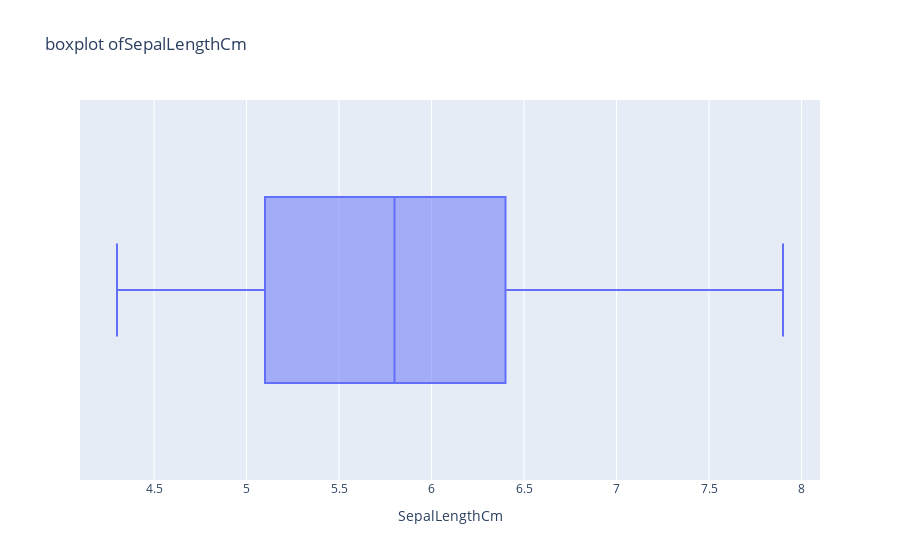
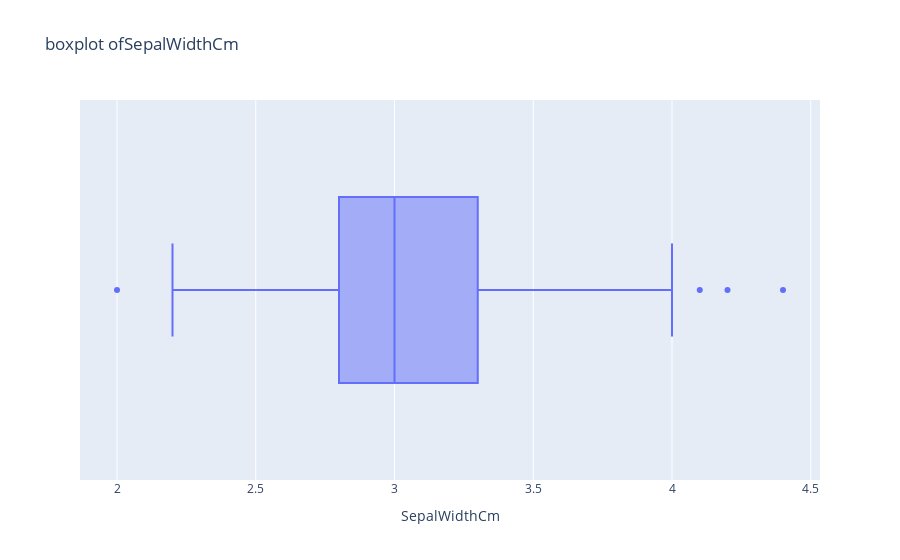
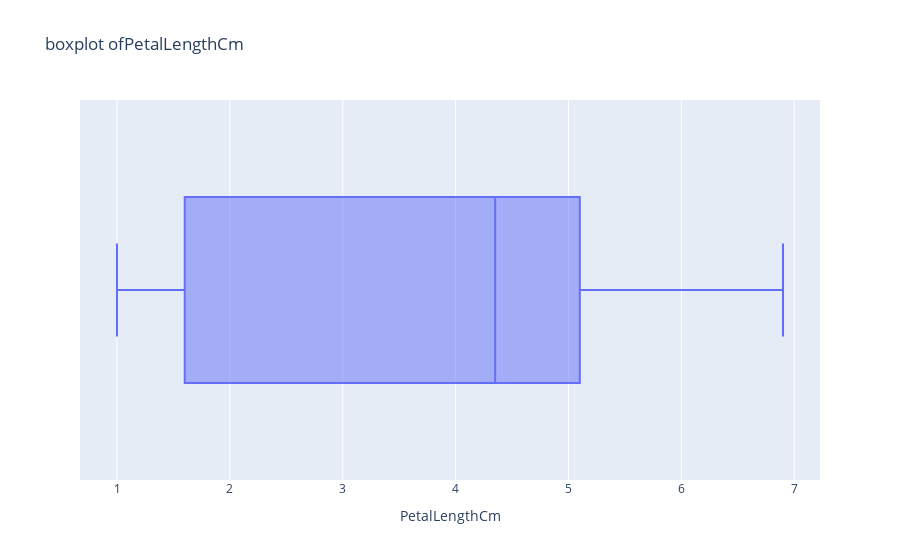
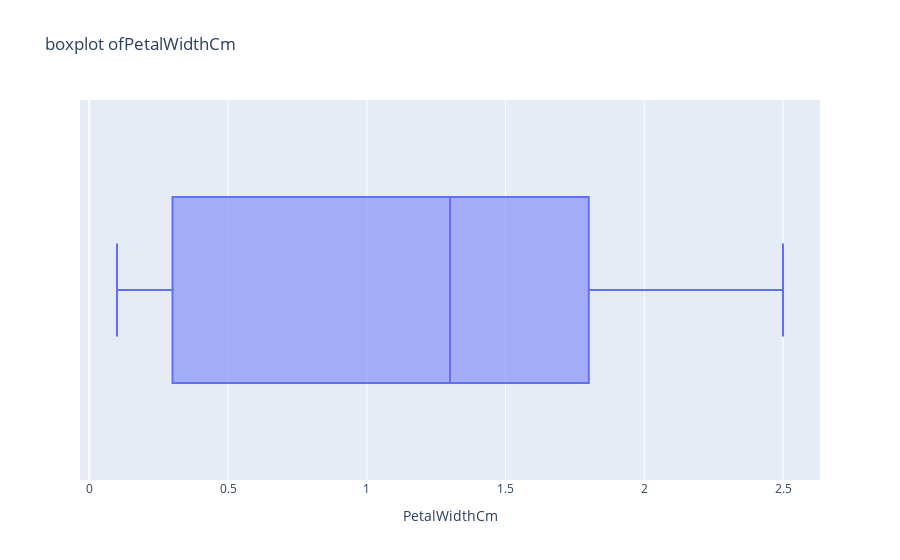

The notebook cell these images were saved under, in order:
### Code cell
x=df.drop(columns=['Species','Id'])
for i in x.columns:
    fig=px.box(x,x=x[i],title=f'boxplot of{i}')
    fig.show()

### Figure 1 — Plotly figure (JSON) as saved in the notebook; plotly's stock layout.template omitted (floating-point values rounded to 4 significant figures; data arrays with more than 128 entries replaced by an {"elided": "..."} marker saying what was removed)
{"data": [{"alignmentgroup": "True", "hovertemplate": "SepalLengthCm=%{x}<extra></extra>", "legendgroup": "", "marker": {"color": "#636efa"}, "name": "", "notched": false, "offsetgroup": "", "orientation": "h", "showlegend": false, "type": "box", "x": {"elided": "150 float values"}, "x0": " ", "xaxis": "x", "y0": " ", "yaxis": "y"}], "layout": {"autosize": true, "boxmode": "group", "legend": {"tracegroupgap": 0}, "title": {"text": "boxplot ofSepalLengthCm"}, "xaxis": {"anchor": "y", "autorange": true, "domain": [0, 1], "range": [4.1, 8.1], "title": {"text": "SepalLengthCm"}, "type": "linear"}, "yaxis": {"anchor": "x", "autorange": true, "domain": [0, 1], "range": [-0.5, 0.5], "type": "category"}}}

### Figure 2 — Plotly figure (JSON) as saved in the notebook; plotly's stock layout.template omitted (floating-point values rounded to 4 significant figures; data arrays with more than 128 entries replaced by an {"elided": "..."} marker saying what was removed)
{"data": [{"alignmentgroup": "True", "hovertemplate": "SepalWidthCm=%{x}<extra></extra>", "legendgroup": "", "marker": {"color": "#636efa"}, "name": "", "notched": false, "offsetgroup": "", "orientation": "h", "showlegend": false, "type": "box", "x": {"elided": "150 float values"}, "x0": " ", "xaxis": "x", "y0": " ", "yaxis": "y"}], "layout": {"autosize": true, "boxmode": "group", "legend": {"tracegroupgap": 0}, "title": {"text": "boxplot ofSepalWidthCm"}, "xaxis": {"anchor": "y", "autorange": true, "domain": [0, 1], "range": [1.867, 4.533], "title": {"text": "SepalWidthCm"}, "type": "linear"}, "yaxis": {"anchor": "x", "autorange": true, "domain": [0, 1], "range": [-0.5, 0.5], "type": "category"}}}

### Figure 3 — Plotly figure (JSON) as saved in the notebook; plotly's stock layout.template omitted (floating-point values rounded to 4 significant figures; data arrays with more than 128 entries replaced by an {"elided": "..."} marker saying what was removed)
{"data": [{"alignmentgroup": "True", "hovertemplate": "PetalLengthCm=%{x}<extra></extra>", "legendgroup": "", "marker": {"color": "#636efa"}, "name": "", "notched": false, "offsetgroup": "", "orientation": "h", "showlegend": false, "type": "box", "x": {"elided": "150 float values"}, "x0": " ", "xaxis": "x", "y0": " ", "yaxis": "y"}], "layout": {"autosize": true, "boxmode": "group", "legend": {"tracegroupgap": 0}, "title": {"text": "boxplot ofPetalLengthCm"}, "xaxis": {"anchor": "y", "autorange": true, "domain": [0, 1], "range": [0.6722, 7.228], "title": {"text": "PetalLengthCm"}, "type": "linear"}, "yaxis": {"anchor": "x", "autorange": true, "domain": [0, 1], "range": [-0.5, 0.5], "type": "category"}}}

### Figure 4 — Plotly figure (JSON) as saved in the notebook; plotly's stock layout.template omitted (floating-point values rounded to 4 significant figures; data arrays with more than 128 entries replaced by an {"elided": "..."} marker saying what was removed)
{"data": [{"alignmentgroup": "True", "hovertemplate": "PetalWidthCm=%{x}<extra></extra>", "legendgroup": "", "marker": {"color": "#636efa"}, "name": "", "notched": false, "offsetgroup": "", "orientation": "h", "showlegend": false, "type": "box", "x": {"elided": "150 float values"}, "x0": " ", "xaxis": "x", "y0": " ", "yaxis": "y"}], "layout": {"autosize": true, "boxmode": "group", "legend": {"tracegroupgap": 0}, "title": {"text": "boxplot ofPetalWidthCm"}, "xaxis": {"anchor": "y", "autorange": true, "domain": [0, 1], "range": [-0.03333, 2.633], "title": {"text": "PetalWidthCm"}, "type": "linear"}, "yaxis": {"anchor": "x", "autorange": true, "domain": [0, 1], "range": [-0.5, 0.5], "type": "category"}}}
